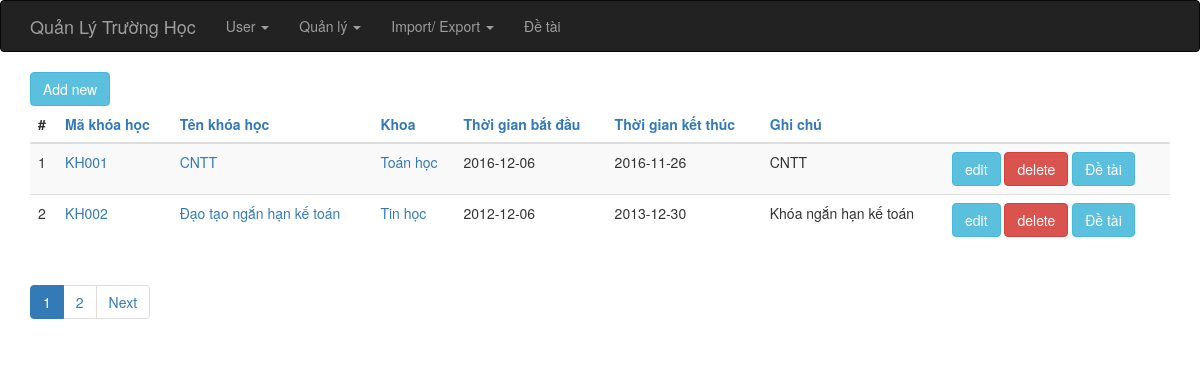
The app's page /index.php?op=khoahoc_list, older data.
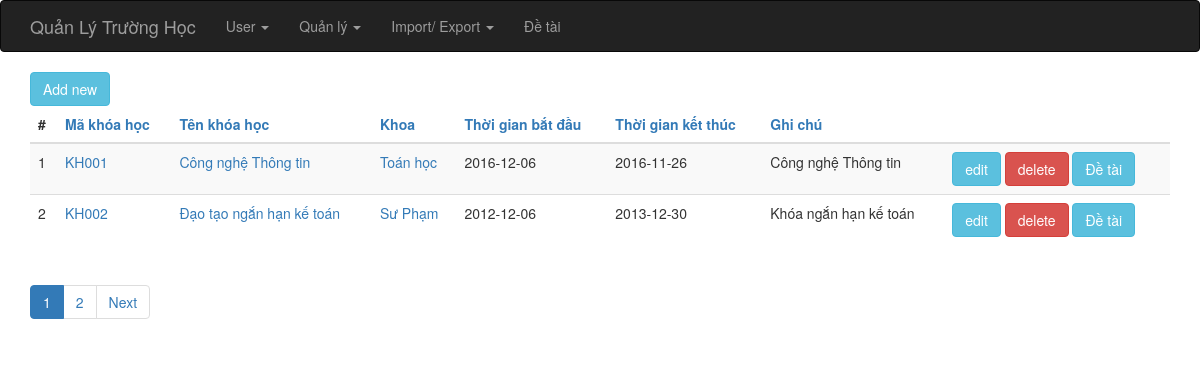
The same page, newer data.
### tables this page shows
CREATE TABLE IF NOT EXISTS `khoa_hoc` (
  `id` int(6) unsigned NOT NULL AUTO_INCREMENT,
  `ma_khoa_hoc` varchar(255) NOT NULL,
  `ten_khoa_hoc` varchar(255) NOT NULL,
  `khoa_id` int(6) DEFAULT NULL,
  `ghi_chu` varchar(255) DEFAULT NULL,
  `time_start` date DEFAULT NULL,
  `time_end` date DEFAULT NULL,
  PRIMARY KEY (`id`)
);

CREATE TABLE IF NOT EXISTS `khoa` (
  `id` int(6) unsigned NOT NULL AUTO_INCREMENT,
  `ten_khoa` varchar(255) NOT NULL,
  PRIMARY KEY (`id`)
);

### index.php (called while the page is built, shortened)
<?php
require_once 'controller/IndexController.php';
$controller = new IndexController();
$controller->handleRequest();
?>

### model/KhoaGateway.php (called while the page is built, shortened)
<?php
class KhoaGateway {
    public function selectAll($order, $start, $limit) {
        $dbOrder =  mysql_real_escape_string($order);
        $dbres = mysql_query("SELECT * FROM khoa ORDER BY $dbOrder ASC limit {$start},{$limit}");
        $data = array();
        while ( ($obj = mysql_fetch_object($dbres)) != NULL ) {
            $data[] = $obj;
        }
        return $data;
    }
}
?>

### model/KhoaService.php (called while the page is built, shortened)
<?php
require_once 'model/KhoaGateway.php';
class KhoaService {
    private $index = NULL;
    private $khoaGateway    = NULL;
    public function __construct() {
        $this->index = new IndexService();
        $this->khoaGateway = new KhoaGateway();
    }
    public function getAll($order, $start, $limit) {
        try {
            $this->index->openDb();
            $res = $this->khoaGateway->selectAll($order, $start, $limit);
            $this->index->closeDb();
            return $res;
        } catch (Exception $e) {
            $this->index->closeDb();
            throw $e;
        }
    }
}
?>

### model/KhoaHocGateway.php (called while the page is built, shortened)
<?php
class KhoaHocGateway {
    public function selectAll($order, $start, $limit) {
        if ( !isset($order) ) {
            $order = "ma_khoa_hoc";
        }
        $dbOrder =  mysql_real_escape_string($order);
        $dbres = mysql_query("SELECT * FROM khoa_hoc ORDER BY $dbOrder ASC limit {$start},{$limit}");
        $data = array();
        while ( ($obj = mysql_fetch_object($dbres)) != NULL ) {
            $data[] = $obj;
        }
        return $data;
    }
}
?>

### model/KhoaHocService.php (called while the page is built, shortened)
<?php
require_once 'model/KhoaHocGateway.php';
class KhoaHocService {
    private $index = NULL;
    private $khoahocGateway    = NULL;
    public function __construct() {
        $this->index = new IndexService();
        $this->khoahocGateway = new KhoaHocGateway();
    }
    public function totalRecord()
    {
        try {
            $this->index->openDb();
            $res = $this->khoahocGateway->allRecord();
            $this->index->closeDb();
            return $res;
        } catch (Exception $e) {
            $this->index->closeDb();
            throw $e;
        }
    }
    public function getAll($order, $start, $limit) {
        try {
            $this->index->openDb();
            $res = $this->khoahocGateway->selectAll($order, $start, $limit);
            $this->index->closeDb();
            return $res;
        } catch (Exception $e) {
            $this->index->closeDb();
            throw $e;
        }
    }
}
?>

### view/khoahoc/list.php (the view, shortened to what the changed rows need)
<?php require_once(realpath($_SERVER["DOCUMENT_ROOT"]) .'/school/view/include/header.php');?>
<div class="container">
    <?php if ( count($data) > 0 ) { ?>
    <table class="table table-striped">
        <thead>
        <tr>
            <th>#</th>
            <th><a href="?op=khoahoc_list&orderby=ma_khoa_hoc">Mã khóa học</a></th>
            <th><a href="?op=khoahoc_list&orderby=ten_khoa_hoc">Tên khóa học</a></th>
            <th><a href="?op=khoahoc_list&orderby=khoa_id">Khoa</a></th>
            <th><a href="?op=khoahoc_list&orderby=time_start">Thời gian bắt đầu</a></th>
            <th><a href="?op=khoahoc_list&orderby=time_end">Thời gian kết thúc</a></th>
            <th><a href="?op=khoahoc_list&orderby=ghi_chu">Ghi chú</a></th>
            <th>&nbsp;</th>
        </tr>
        </thead>
        <tbody>
        <?php $i = 0; foreach ($data as $item): $i++;?>
            <tr>
                <td><?php echo $i;?></td>
                <td><a href="index.php?op=khoahoc_show&id=<?php echo $item->id; ?>"><?php echo $item->ma_khoa_hoc; ?></a></td>
                <td><a href="index.php?op=khoahoc_show&id=<?php echo $item->id; ?>"><?php echo $item->ten_khoa_hoc; ?></a></td>
                <td>
                    <a href="index.php?op=khoa_show&id=<?php echo $item->khoa_id; ?>">
                        <?php foreach ($khoaList as $khoa) {
                            if ( $item->khoa_id == $khoa->id ) {
                                echo $khoa->ten_khoa;
                            }
                        }; ?>
                    </a></td>
                <td><?php echo $item->time_start; ?></td>
                <td><?php echo $item->time_end; ?></td>
                <td><?php echo $item->ghi_chu; ?></td>
                <td>
                    <a href="index.php?op=khoahoc_edit&id=<?php echo $item->id; ?>" class="btn btn-info">edit</a>
                    <a href="index.php?op=khoahoc_delete&id=<?php echo $item->id; ?>" class="btn btn-danger" onclick="return checkDel()">delete</a>
                    <a href="index.php?op=khoahoc_detai&id=<?php echo $item->id; ?>" class="btn btn-info">Đề tài</a>
                </td>
            </tr>
        <?php endforeach; ?>
        </tbody>
    </table>
    <?php } else { ?>
        <h5>Empty list.</h5>
    <?php } ?>
</div>
<?php require_once(realpath($_SERVER["DOCUMENT_ROOT"]) .'/school/view/include/footer.php');?>

Row changes from the older to the newer data that the page shows:
changed khoa_hoc "KH001": ten_khoa_hoc "CNTT" → "Công nghệ Thông tin"; ghi_chu "CNTT" → "Công nghệ Thông tin"
changed khoa: ten_khoa "Tin học" → "Sư Phạm"
